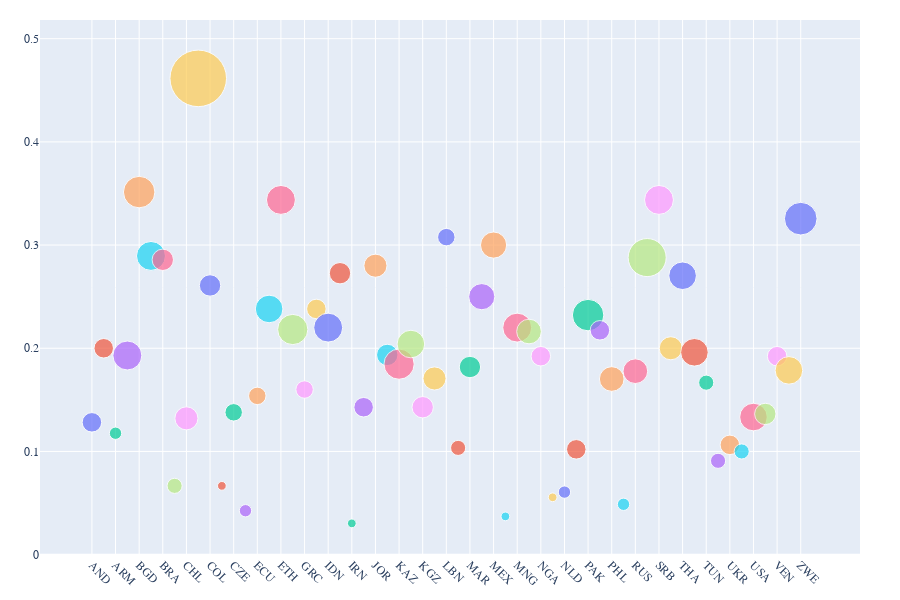

Write notebook code for a chart like this one.
### Code cell
# This script loads model-predicted Q152 response labels, aggregates them by country, and computes
# the proportion of sentences classified as Q152_1 for each country. It then visualizes these
# proportions using a scatter plot with point sizes scaled by sentence counts and saves the figure.

%run plot_q152_1_pred_proportions.py

### Figure 1 — Plotly figure (JSON) as saved in the notebook; plotly's stock layout.template omitted (floating-point values rounded to 4 significant figures)
{"data": [{"hovertemplate": "<b>%{hovertext}</b><br><br>Country=%{x}<br>=%{y}<br>Sentence Count=%{marker.size}<extra></extra>", "hovertext": ["AND"], "legendgroup": "AND", "marker": {"color": "#636efa", "size": [5], "sizemode": "area", "sizeref": 0.02625, "symbol": "circle"}, "mode": "markers", "name": "AND", "orientation": "v", "showlegend": true, "type": "scatter", "x": ["AND"], "xaxis": "x", "y": [0.1282], "yaxis": "y"}, {"hovertemplate": "<b>%{hovertext}</b><br><br>Country=%{x}<br>=%{y}<br>Sentence Count=%{marker.size}<extra></extra>", "hovertext": ["ARG"], "legendgroup": "ARG", "marker": {"color": "#EF553B", "size": [5], "sizemode": "area", "sizeref": 0.02625, "symbol": "circle"}, "mode": "markers", "name": "ARG", "orientation": "v", "showlegend": true, "type": "scatter", "x": ["ARG"], "xaxis": "x", "y": [0.2], "yaxis": "y"}, {"hovertemplate": "<b>%{hovertext}</b><br><br>Country=%{x}<br>=%{y}<br>Sentence Count=%{marker.size}<extra></extra>", "hovertext": ["ARM"], "legendgroup": "ARM", "marker": {"color": "#00cc96", "size": [2], "sizemode": "area", "sizeref": 0.02625, "symbol": "circle"}, "mode": "markers", "name": "ARM", "orientation": "v", "showlegend": true, "type": "scatter", "x": ["ARM"], "xaxis": "x", "y": [0.1176], "yaxis": "y"}, {"hovertemplate": "<b>%{hovertext}</b><br><br>Country=%{x}<br>=%{y}<br>Sentence Count=%{marker.size}<extra></extra>", "hovertext": ["AUS"], "legendgroup": "AUS", "marker": {"color": "#ab63fa", "size": [11], "sizemode": "area", "sizeref": 0.02625, "symbol": "circle"}, "mode": "markers", "name": "AUS", "orientation": "v", "showlegend": true, "type": "scatter", "x": ["AUS"], "xaxis": "x", "y": [0.193], "yaxis": "y"}, {"hovertemplate": "<b>%{hovertext}</b><br><br>Country=%{x}<br>=%{y}<br>Sentence Count=%{marker.size}<extra></extra>", "hovertext": ["BGD"], "legendgroup": "BGD", "marker": {"color": "#FFA15A", "size": [13], "sizemode": "area", "sizeref": 0.02625, "symbol": "circle"}, "mode": "markers", "name": "BGD", "orientation": "v", "showlegend": true, "type": "scatter", "x": ["BGD"], "xaxis": "x", "y": [0.3514], "yaxis": "y"}, {"hovertemplate": "<b>%{hovertext}</b><br><br>Country=%{x}<br>=%{y}<br>Sentence Count=%{marker.size}<extra></extra>", "hovertext": ["BOL"], "legendgroup": "BOL", "marker": {"color": "#19d3f3", "size": [11], "sizemode": "area", "sizeref": 0.02625, "symbol": "circle"}, "mode": "markers", "name": "BOL", "orientation": "v", "showlegend": true, "type": "scatter", "x": ["BOL"], "xaxis": "x", "y": [0.2895], "yaxis": "y"}, {"hovertemplate": "<b>%{hovertext}</b><br><br>Country=%{x}<br>=%{y}<br>Sentence Count=%{marker.size}<extra></extra>", "hovertext": ["BRA"], "legendgroup": "BRA", "marker": {"color": "#FF6692", "size": [6], "sizemode": "area", "sizeref": 0.02625, "symbol": "circle"}, "mode": "markers", "name": "BRA", "orientation": "v", "showlegend": true, "type": "scatter", "x": ["BRA"], "xaxis": "x", "y": [0.2857], "yaxis": "y"}, {"hovertemplate": "<b>%{hovertext}</b><br><br>Country=%{x}<br>=%{y}<br>Sentence Count=%{marker.size}<extra></extra>", "hovertext": ["CAN"], "legendgroup": "CAN", "marker": {"color": "#B6E880", "size": [3], "sizemode": "area", "sizeref": 0.02625, "symbol": "circle"}, "mode": "markers", "name": "CAN", "orientation": "v", "showlegend": true, "type": "scatter", "x": ["CAN"], "xaxis": "x", "y": [0.06667], "yaxis": "y"}, {"hovertemplate": "<b>%{hovertext}</b><br><br>Country=%{x}<br>=%{y}<br>Sentence Count=%{marker.size}<extra></extra>", "hovertext": ["CHL"], "legendgroup": "CHL", "marker": {"color": "#FF97FF", "size": [7], "sizemode": "area", "sizeref": 0.02625, "symbol": "circle"}, "mode": "markers", "name": "CHL", "orientation": "v", "showlegend": true, "type": "scatter", "x": ["CHL"], "xaxis": "x", "y": [0.1321], "yaxis": "y"}, {"hovertemplate": "<b>%{hovertext}</b><br><br>Country=%{x}<br>=%{y}<br>Sentence Count=%{marker.size}<extra></extra>", "hovertext": ["CHN"], "legendgroup": "CHN", "marker": {"color": "#FECB52", "size": [42], "sizemode": "area", "sizeref": 0.02625, "symbol": "circle"}, "mode": "markers", "name": "CHN", "orientation": "v", "showlegend": true, "type": "scatter", "x": ["CHN"], "xaxis": "x", "y": [0.4615], "yaxis": "y"}, {"hovertemplate": "<b>%{hovertext}</b><br><br>Country=%{x}<br>=%{y}<br>Sentence Count=%{marker.size}<extra></extra>", "hovertext": ["COL"], "legendgroup": "COL", "marker": {"color": "#636efa", "size": [6], "sizemode": "area", "sizeref": 0.02625, "symbol": "circle"}, "mode": "markers", "name": "COL", "orientation": "v", "showlegend": true, "type": "scatter", "x": ["COL"], "xaxis": "x", "y": [0.2609], "yaxis": "y"}, {"hovertemplate": "<b>%{hovertext}</b><br><br>Country=%{x}<br>=%{y}<br>Sentence Count=%{marker.size}<extra></extra>", "hovertext": ["CYP"], "legendgroup": "CYP", "marker": {"color": "#EF553B", "size": [1], "sizemode": "area", "sizeref": 0.02625, "symbol": "circle"}, "mode": "markers", "name": "CYP", "orientation": "v", "showlegend": true, "type": "scatter", "x": ["CYP"], "xaxis": "x", "y": [0.06667], "yaxis": "y"}, {"hovertemplate": "<b>%{hovertext}</b><br><br>Country=%{x}<br>=%{y}<br>Sentence Count=%{marker.size}<extra></extra>", "hovertext": ["CZE"], "legendgroup": "CZE", "marker": {"color": "#00cc96", "size": [4], "sizemode": "area", "sizeref": 0.02625, "symbol": "circle"}, "mode": "markers", "name": "CZE", "orientation": "v", "showlegend": true, "type": "scatter", "x": ["CZE"], "xaxis": "x", "y": [0.1379], "yaxis": "y"}, {"hovertemplate": "<b>%{hovertext}</b><br><br>Country=%{x}<br>=%{y}<br>Sentence Count=%{marker.size}<extra></extra>", "hovertext": ["DEU"], "legendgroup": "DEU", "marker": {"color": "#ab63fa", "size": [2], "sizemode": "area", "sizeref": 0.02625, "symbol": "circle"}, "mode": "markers", "name": "DEU", "orientation": "v", "showlegend": true, "type": "scatter", "x": ["DEU"], "xaxis": "x", "y": [0.04255], "yaxis": "y"}, {"hovertemplate": "<b>%{hovertext}</b><br><br>Country=%{x}<br>=%{y}<br>Sentence Count=%{marker.size}<extra></extra>", "hovertext": ["ECU"], "legendgroup": "ECU", "marker": {"color": "#FFA15A", "size": [4], "sizemode": "area", "sizeref": 0.02625, "symbol": "circle"}, "mode": "markers", "name": "ECU", "orientation": "v", "showlegend": true, "type": "scatter", "x": ["ECU"], "xaxis": "x", "y": [0.1538], "yaxis": "y"}, {"hovertemplate": "<b>%{hovertext}</b><br><br>Country=%{x}<br>=%{y}<br>Sentence Count=%{marker.size}<extra></extra>", "hovertext": ["EGY"], "legendgroup": "EGY", "marker": {"color": "#19d3f3", "size": [10], "sizemode": "area", "sizeref": 0.02625, "symbol": "circle"}, "mode": "markers", "name": "EGY", "orientation": "v", "showlegend": true, "type": "scatter", "x": ["EGY"], "xaxis": "x", "y": [0.2381], "yaxis": "y"}, {"hovertemplate": "<b>%{hovertext}</b><br><br>Country=%{x}<br>=%{y}<br>Sentence Count=%{marker.size}<extra></extra>", "hovertext": ["ETH"], "legendgroup": "ETH", "marker": {"color": "#FF6692", "size": [11], "sizemode": "area", "sizeref": 0.02625, "symbol": "circle"}, "mode": "markers", "name": "ETH", "orientation": "v", "showlegend": true, "type": "scatter", "x": ["ETH"], "xaxis": "x", "y": [0.3438], "yaxis": "y"}, {"hovertemplate": "<b>%{hovertext}</b><br><br>Country=%{x}<br>=%{y}<br>Sentence Count=%{marker.size}<extra></extra>", "hovertext": ["GBR"], "legendgroup": "GBR", "marker": {"color": "#B6E880", "size": [12], "sizemode": "area", "sizeref": 0.02625, "symbol": "circle"}, "mode": "markers", "name": "GBR", "orientation": "v", "showlegend": true, "type": "scatter", "x": ["GBR"], "xaxis": "x", "y": [0.2182], "yaxis": "y"}, {"hovertemplate": "<b>%{hovertext}</b><br><br>Country=%{x}<br>=%{y}<br>Sentence Count=%{marker.size}<extra></extra>", "hovertext": ["GRC"], "legendgroup": "GRC", "marker": {"color": "#FF97FF", "size": [4], "sizemode": "area", "sizeref": 0.02625, "symbol": "circle"}, "mode": "markers", "name": "GRC", "orientation": "v", "showlegend": true, "type": "scatter", "x": ["GRC"], "xaxis": "x", "y": [0.16], "yaxis": "y"}, {"hovertemplate": "<b>%{hovertext}</b><br><br>Country=%{x}<br>=%{y}<br>Sentence Count=%{marker.size}<extra></extra>", "hovertext": ["GTM"], "legendgroup": "GTM", "marker": {"color": "#FECB52", "size": [5], "sizemode": "area", "sizeref": 0.02625, "symbol": "circle"}, "mode": "markers", "name": "GTM", "orientation": "v", "showlegend": true, "type": "scatter", "x": ["GTM"], "xaxis": "x", "y": [0.2381], "yaxis": "y"}, {"hovertemplate": "<b>%{hovertext}</b><br><br>Country=%{x}<br>=%{y}<br>Sentence Count=%{marker.size}<extra></extra>", "hovertext": ["IDN"], "legendgroup": "IDN", "marker": {"color": "#636efa", "size": [11], "sizemode": "area", "sizeref": 0.02625, "symbol": "circle"}, "mode": "markers", "name": "IDN", "orientation": "v", "showlegend": true, "type": "scatter", "x": ["IDN"], "xaxis": "x", "y": [0.22], "yaxis": "y"}, {"hovertemplate": "<b>%{hovertext}</b><br><br>Country=%{x}<br>=%{y}<br>Sentence Count=%{marker.size}<extra></extra>", "hovertext": ["IND"], "legendgroup": "IND", "marker": {"color": "#EF553B", "size": [6], "sizemode": "area", "sizeref": 0.02625, "symbol": "circle"}, "mode": "markers", "name": "IND", "orientation": "v", "showlegend": true, "type": "scatter", "x": ["IND"], "xaxis": "x", "y": [0.2727], "yaxis": "y"}, {"hovertemplate": "<b>%{hovertext}</b><br><br>Country=%{x}<br>=%{y}<br>Sentence Count=%{marker.size}<extra></extra>", "hovertext": ["IRN"], "legendgroup": "IRN", "marker": {"color": "#00cc96", "size": [1], "sizemode": "area", "sizeref": 0.02625, "symbol": "circle"}, "mode": "markers", "name": "IRN", "orientation": "v", "showlegend": true, "type": "scatter", "x": ["IRN"], "xaxis": "x", "y": [0.0303], "yaxis": "y"}, {"hovertemplate": "<b>%{hovertext}</b><br><br>Country=%{x}<br>=%{y}<br>Sentence Count=%{marker.size}<extra></extra>", "hovertext": ["IRQ"], "legendgroup": "IRQ", "marker": {"color": "#ab63fa", "size": [5], "sizemode": "area", "sizeref": 0.02625, "symbol": "circle"}, "mode": "markers", "name": "IRQ", "orientation": "v", "showlegend": true, "type": "scatter", "x": ["IRQ"], "xaxis": "x", "y": [0.1429], "yaxis": "y"}, {"hovertemplate": "<b>%{hovertext}</b><br><br>Country=%{x}<br>=%{y}<br>Sentence Count=%{marker.size}<extra></extra>", "hovertext": ["JOR"], "legendgroup": "JOR", "marker": {"color": "#FFA15A", "size": [7], "sizemode": "area", "sizeref": 0.02625, "symbol": "circle"}, "mode": "markers", "name": "JOR", "orientation": "v", "showlegend": true, "type": "scatter", "x": ["JOR"], "xaxis": "x", "y": [0.28], "yaxis": "y"}, {"hovertemplate": "<b>%{hovertext}</b><br><br>Country=%{x}<br>=%{y}<br>Sentence Count=%{marker.size}<extra></extra>", "hovertext": ["JPN"], "legendgroup": "JPN", "marker": {"color": "#19d3f3", "size": [6], "sizemode": "area", "sizeref": 0.02625, "symbol": "circle"}, "mode": "markers", "name": "JPN", "orientation": "v", "showlegend": true, "type": "scatter", "x": ["JPN"], "xaxis": "x", "y": [0.1935], "yaxis": "y"}, {"hovertemplate": "<b>%{hovertext}</b><br><br>Country=%{x}<br>=%{y}<br>Sentence Count=%{marker.size}<extra></extra>", "hovertext": ["KAZ"], "legendgroup": "KAZ", "marker": {"color": "#FF6692", "size": [12], "sizemode": "area", "sizeref": 0.02625, "symbol": "circle"}, "mode": "markers", "name": "KAZ", "orientation": "v", "showlegend": true, "type": "scatter", "x": ["KAZ"], "xaxis": "x", "y": [0.1846], "yaxis": "y"}, {"hovertemplate": "<b>%{hovertext}</b><br><br>Country=%{x}<br>=%{y}<br>Sentence Count=%{marker.size}<extra></extra>", "hovertext": ["KEN"], "legendgroup": "KEN", "marker": {"color": "#B6E880", "size": [10], "sizemode": "area", "sizeref": 0.02625, "symbol": "circle"}, "mode": "markers", "name": "KEN", "orientation": "v", "showlegend": true, "type": "scatter", "x": ["KEN"], "xaxis": "x", "y": [0.2041], "yaxis": "y"}, {"hovertemplate": "<b>%{hovertext}</b><br><br>Country=%{x}<br>=%{y}<br>Sentence Count=%{marker.size}<extra></extra>", "hovertext": ["KGZ"], "legendgroup": "KGZ", "marker": {"color": "#FF97FF", "size": [6], "sizemode": "area", "sizeref": 0.02625, "symbol": "circle"}, "mode": "markers", "name": "KGZ", "orientation": "v", "showlegend": true, "type": "scatter", "x": ["KGZ"], "xaxis": "x", "y": [0.1429], "yaxis": "y"}, {"hovertemplate": "<b>%{hovertext}</b><br><br>Country=%{x}<br>=%{y}<br>Sentence Count=%{marker.size}<extra></extra>", "hovertext": ["KOR"], "legendgroup": "KOR", "marker": {"color": "#FECB52", "size": [7], "sizemode": "area", "sizeref": 0.02625, "symbol": "circle"}, "mode": "markers", "name": "KOR", "orientation": "v", "showlegend": true, "type": "scatter", "x": ["KOR"], "xaxis": "x", "y": [0.1707], "yaxis": "y"}, {"hovertemplate": "<b>%{hovertext}</b><br><br>Country=%{x}<br>=%{y}<br>Sentence Count=%{marker.size}<extra></extra>", "hovertext": ["LBN"], "legendgroup": "LBN", "marker": {"color": "#636efa", "size": [4], "sizemode": "area", "sizeref": 0.02625, "symbol": "circle"}, "mode": "markers", "name": "LBN", "orientation": "v", "showlegend": true, "type": "scatter", "x": ["LBN"], "xaxis": "x", "y": [0.3077], "yaxis": "y"}, {"hovertemplate": "<b>%{hovertext}</b><br><br>Country=%{x}<br>=%{y}<br>Sentence Count=%{marker.size}<extra></extra>", "hovertext": ["LBY"], "legendgroup": "LBY", "marker": {"color": "#EF553B", "size": [3], "sizemode": "area", "sizeref": 0.02625, "symbol": "circle"}, "mode": "markers", "name": "LBY", "orientation": "v", "showlegend": true, "type": "scatter", "x": ["LBY"], "xaxis": "x", "y": [0.1034], "yaxis": "y"}, {"hovertemplate": "<b>%{hovertext}</b><br><br>Country=%{x}<br>=%{y}<br>Sentence Count=%{marker.size}<extra></extra>", "hovertext": ["MAR"], "legendgroup": "MAR", "marker": {"color": "#00cc96", "size": [6], "sizemode": "area", "sizeref": 0.02625, "symbol": "circle"}, "mode": "markers", "name": "MAR", "orientation": "v", "showlegend": true, "type": "scatter", "x": ["MAR"], "xaxis": "x", "y": [0.1818], "yaxis": "y"}, {"hovertemplate": "<b>%{hovertext}</b><br><br>Country=%{x}<br>=%{y}<br>Sentence Count=%{marker.size}<extra></extra>", "hovertext": ["MDV"], "legendgroup": "MDV", "marker": {"color": "#ab63fa", "size": [9], "sizemode": "area", "sizeref": 0.02625, "symbol": "circle"}, "mode": "markers", "name": "MDV", "orientation": "v", "showlegend": true, "type": "scatter", "x": ["MDV"], "xaxis": "x", "y": [0.25], "yaxis": "y"}, {"hovertemplate": "<b>%{hovertext}</b><br><br>Country=%{x}<br>=%{y}<br>Sentence Count=%{marker.size}<extra></extra>", "hovertext": ["MEX"], "legendgroup": "MEX", "marker": {"color": "#FFA15A", "size": [9], "sizemode": "area", "sizeref": 0.02625, "symbol": "circle"}, "mode": "markers", "name": "MEX", "orientation": "v", "showlegend": true, "type": "scatter", "x": ["MEX"], "xaxis": "x", "y": [0.3], "yaxis": "y"}, {"hovertemplate": "<b>%{hovertext}</b><br><br>Country=%{x}<br>=%{y}<br>Sentence Count=%{marker.size}<extra></extra>", "hovertext": ["MMR"], "legendgroup": "MMR", "marker": {"color": "#19d3f3", "size": [1], "sizemode": "area", "sizeref": 0.02625, "symbol": "circle"}, "mode": "markers", "name": "MMR", "orientation": "v", "showlegend": true, "type": "scatter", "x": ["MMR"], "xaxis": "x", "y": [0.03704], "yaxis": "y"}, {"hovertemplate": "<b>%{hovertext}</b><br><br>Country=%{x}<br>=%{y}<br>Sentence Count=%{marker.size}<extra></extra>", "hovertext": ["MNG"], "legendgroup": "MNG", "marker": {"color": "#FF6692", "size": [11], "sizemode": "area", "sizeref": 0.02625, "symbol": "circle"}, "mode": "markers", "name": "MNG", "orientation": "v", "showlegend": true, "type": "scatter", "x": ["MNG"], "xaxis": "x", "y": [0.22], "yaxis": "y"}, {"hovertemplate": "<b>%{hovertext}</b><br><br>Country=%{x}<br>=%{y}<br>Sentence Count=%{marker.size}<extra></extra>", "hovertext": ["MYS"], "legendgroup": "MYS", "marker": {"color": "#B6E880", "size": [8], "sizemode": "area", "sizeref": 0.02625, "symbol": "circle"}, "mode": "markers", "name": "MYS", "orientation": "v", "showlegend": true, "type": "scatter", "x": ["MYS"], "xaxis": "x", "y": [0.2162], "yaxis": "y"}, {"hovertemplate": "<b>%{hovertext}</b><br><br>Country=%{x}<br>=%{y}<br>Sentence Count=%{marker.size}<extra></extra>", "hovertext": ["NGA"], "legendgroup": "NGA", "marker": {"color": "#FF97FF", "size": [5], "sizemode": "area", "sizeref": 0.02625, "symbol": "circle"}, "mode": "markers", "name": "NGA", "orientation": "v", "showlegend": true, "type": "scatter", "x": ["NGA"], "xaxis": "x", "y": [0.1923], "yaxis": "y"}, {"hovertemplate": "<b>%{hovertext}</b><br><br>Country=%{x}<br>=%{y}<br>Sentence Count=%{marker.size}<extra></extra>", "hovertext": ["NIC"], "legendgroup": "NIC", "marker": {"color": "#FECB52", "size": [1], "sizemode": "area", "sizeref": 0.02625, "symbol": "circle"}, "mode": "markers", "name": "NIC", "orientation": "v", "showlegend": true, "type": "scatter", "x": ["NIC"], "xaxis": "x", "y": [0.05556], "yaxis": "y"}, {"hovertemplate": "<b>%{hovertext}</b><br><br>Country=%{x}<br>=%{y}<br>Sentence Count=%{marker.size}<extra></extra>", "hovertext": ["NLD"], "legendgroup": "NLD", "marker": {"color": "#636efa", "size": [2], "sizemode": "area", "sizeref": 0.02625, "symbol": "circle"}, "mode": "markers", "name": "NLD", "orientation": "v", "showlegend": true, "type": "scatter", "x": ["NLD"], "xaxis": "x", "y": [0.06061], "yaxis": "y"}, {"hovertemplate": "<b>%{hovertext}</b><br><br>Country=%{x}<br>=%{y}<br>Sentence Count=%{marker.size}<extra></extra>", "hovertext": ["NZL"], "legendgroup": "NZL", "marker": {"color": "#EF553B", "size": [5], "sizemode": "area", "sizeref": 0.02625, "symbol": "circle"}, "mode": "markers", "name": "NZL", "orientation": "v", "showlegend": true, "type": "scatter", "x": ["NZL"], "xaxis": "x", "y": [0.102], "yaxis": "y"}, {"hovertemplate": "<b>%{hovertext}</b><br><br>Country=%{x}<br>=%{y}<br>Sentence Count=%{marker.size}<extra></extra>", "hovertext": ["PAK"], "legendgroup": "PAK", "marker": {"color": "#00cc96", "size": [13], "sizemode": "area", "sizeref": 0.02625, "symbol": "circle"}, "mode": "markers", "name": "PAK", "orientation": "v", "showlegend": true, "type": "scatter", "x": ["PAK"], "xaxis": "x", "y": [0.2321], "yaxis": "y"}, {"hovertemplate": "<b>%{hovertext}</b><br><br>Country=%{x}<br>=%{y}<br>Sentence Count=%{marker.size}<extra></extra>", "hovertext": ["PER"], "legendgroup": "PER", "marker": {"color": "#ab63fa", "size": [5], "sizemode": "area", "sizeref": 0.02625, "symbol": "circle"}, "mode": "markers", "name": "PER", "orientation": "v", "showlegend": true, "type": "scatter", "x": ["PER"], "xaxis": "x", "y": [0.2174], "yaxis": "y"}, {"hovertemplate": "<b>%{hovertext}</b><br><br>Country=%{x}<br>=%{y}<br>Sentence Count=%{marker.size}<extra></extra>", "hovertext": ["PHL"], "legendgroup": "PHL", "marker": {"color": "#FFA15A", "size": [8], "sizemode": "area", "sizeref": 0.02625, "symbol": "circle"}, "mode": "markers", "name": "PHL", "orientation": "v", "showlegend": true, "type": "scatter", "x": ["PHL"], "xaxis": "x", "y": [0.1702], "yaxis": "y"}, {"hovertemplate": "<b>%{hovertext}</b><br><br>Country=%{x}<br>=%{y}<br>Sentence Count=%{marker.size}<extra></extra>", "hovertext": ["ROU"], "legendgroup": "ROU", "marker": {"color": "#19d3f3", "size": [2], "sizemode": "area", "sizeref": 0.02625, "symbol": "circle"}, "mode": "markers", "name": "ROU", "orientation": "v", "showlegend": true, "type": "scatter", "x": ["ROU"], "xaxis": "x", "y": [0.04878], "yaxis": "y"}, {"hovertemplate": "<b>%{hovertext}</b><br><br>Country=%{x}<br>=%{y}<br>Sentence Count=%{marker.size}<extra></extra>", "hovertext": ["RUS"], "legendgroup": "RUS", "marker": {"color": "#FF6692", "size": [8], "sizemode": "area", "sizeref": 0.02625, "symbol": "circle"}, "mode": "markers", "name": "RUS", "orientation": "v", "showlegend": true, "type": "scatter", "x": ["RUS"], "xaxis": "x", "y": [0.1778], "yaxis": "y"}, {"hovertemplate": "<b>%{hovertext}</b><br><br>Country=%{x}<br>=%{y}<br>Sentence Count=%{marker.size}<extra></extra>", "hovertext": ["SGP"], "legendgroup": "SGP", "marker": {"color": "#B6E880", "size": [19], "sizemode": "area", "sizeref": 0.02625, "symbol": "circle"}, "mode": "markers", "name": "SGP", "orientation": "v", "showlegend": true, "type": "scatter", "x": ["SGP"], "xaxis": "x", "y": [0.2879], "yaxis": "y"}, {"hovertemplate": "<b>%{hovertext}</b><br><br>Country=%{x}<br>=%{y}<br>Sentence Count=%{marker.size}<extra></extra>", "hovertext": ["SRB"], "legendgroup": "SRB", "marker": {"color": "#FF97FF", "size": [11], "sizemode": "area", "sizeref": 0.02625, "symbol": "circle"}, "mode": "markers", "name": "SRB", "orientation": "v", "showlegend": true, "type": "scatter", "x": ["SRB"], "xaxis": "x", "y": [0.3438], "yaxis": "y"}, {"hovertemplate": "<b>%{hovertext}</b><br><br>Country=%{x}<br>=%{y}<br>Sentence Count=%{marker.size}<extra></extra>", "hovertext": ["SVK"], "legendgroup": "SVK", "marker": {"color": "#FECB52", "size": [7], "sizemode": "area", "sizeref": 0.02625, "symbol": "circle"}, "mode": "markers", "name": "SVK", "orientation": "v", "showlegend": true, "type": "scatter", "x": ["SVK"], "xaxis": "x", "y": [0.2], "yaxis": "y"}, {"hovertemplate": "<b>%{hovertext}</b><br><br>Country=%{x}<br>=%{y}<br>Sentence Count=%{marker.size}<extra></extra>", "hovertext": ["THA"], "legendgroup": "THA", "marker": {"color": "#636efa", "size": [10], "sizemode": "area", "sizeref": 0.02625, "symbol": "circle"}, "mode": "markers", "name": "THA", "orientation": "v", "showlegend": true, "type": "scatter", "x": ["THA"], "xaxis": "x", "y": [0.2703], "yaxis": "y"}, {"hovertemplate": "<b>%{hovertext}</b><br><br>Country=%{x}<br>=%{y}<br>Sentence Count=%{marker.size}<extra></extra>", "hovertext": ["TJK"], "legendgroup": "TJK", "marker": {"color": "#EF553B", "size": [10], "sizemode": "area", "sizeref": 0.02625, "symbol": "circle"}, "mode": "markers", "name": "TJK", "orientation": "v", "showlegend": true, "type": "scatter", "x": ["TJK"], "xaxis": "x", "y": [0.1961], "yaxis": "y"}, {"hovertemplate": "<b>%{hovertext}</b><br><br>Country=%{x}<br>=%{y}<br>Sentence Count=%{marker.size}<extra></extra>", "hovertext": ["TUN"], "legendgroup": "TUN", "marker": {"color": "#00cc96", "size": [3], "sizemode": "area", "sizeref": 0.02625, "symbol": "circle"}, "mode": "markers", "name": "TUN", "orientation": "v", "showlegend": true, "type": "scatter", "x": ["TUN"], "xaxis": "x", "y": [0.1667], "yaxis": "y"}, {"hovertemplate": "<b>%{hovertext}</b><br><br>Country=%{x}<br>=%{y}<br>Sentence Count=%{marker.size}<extra></extra>", "hovertext": ["TUR"], "legendgroup": "TUR", "marker": {"color": "#ab63fa", "size": [3], "sizemode": "area", "sizeref": 0.02625, "symbol": "circle"}, "mode": "markers", "name": "TUR", "orientation": "v", "showlegend": true, "type": "scatter", "x": ["TUR"], "xaxis": "x", "y": [0.09091], "yaxis": "y"}, {"hovertemplate": "<b>%{hovertext}</b><br><br>Country=%{x}<br>=%{y}<br>Sentence Count=%{marker.size}<extra></extra>", "hovertext": ["UKR"], "legendgroup": "UKR", "marker": {"color": "#FFA15A", "size": [5], "sizemode": "area", "sizeref": 0.02625, "symbol": "circle"}, "mode": "markers", "name": "UKR", "orientation": "v", "showlegend": true, "type": "scatter", "x": ["UKR"], "xaxis": "x", "y": [0.1064], "yaxis": "y"}, {"hovertemplate": "<b>%{hovertext}</b><br><br>Country=%{x}<br>=%{y}<br>Sentence Count=%{marker.size}<extra></extra>", "hovertext": ["URY"], "legendgroup": "URY", "marker": {"color": "#19d3f3", "size": [3], "sizemode": "area", "sizeref": 0.02625, "symbol": "circle"}, "mode": "markers", "name": "URY", "orientation": "v", "showlegend": true, "type": "scatter", "x": ["URY"], "xaxis": "x", "y": [0.1], "yaxis": "y"}, {"hovertemplate": "<b>%{hovertext}</b><br><br>Country=%{x}<br>=%{y}<br>Sentence Count=%{marker.size}<extra></extra>", "hovertext": ["USA"], "legendgroup": "USA", "marker": {"color": "#FF6692", "size": [10], "sizemode": "area", "sizeref": 0.02625, "symbol": "circle"}, "mode": "markers", "name": "USA", "orientation": "v", "showlegend": true, "type": "scatter", "x": ["USA"], "xaxis": "x", "y": [0.1333], "yaxis": "y"}, {"hovertemplate": "<b>%{hovertext}</b><br><br>Country=%{x}<br>=%{y}<br>Sentence Count=%{marker.size}<extra></extra>", "hovertext": ["UZB"], "legendgroup": "UZB", "marker": {"color": "#B6E880", "size": [6], "sizemode": "area", "sizeref": 0.02625, "symbol": "circle"}, "mode": "markers", "name": "UZB", "orientation": "v", "showlegend": true, "type": "scatter", "x": ["UZB"], "xaxis": "x", "y": [0.1364], "yaxis": "y"}, {"hovertemplate": "<b>%{hovertext}</b><br><br>Country=%{x}<br>=%{y}<br>Sentence Count=%{marker.size}<extra></extra>", "hovertext": ["VEN"], "legendgroup": "VEN", "marker": {"color": "#FF97FF", "size": [5], "sizemode": "area", "sizeref": 0.02625, "symbol": "circle"}, "mode": "markers", "name": "VEN", "orientation": "v", "showlegend": true, "type": "scatter", "x": ["VEN"], "xaxis": "x", "y": [0.1923], "yaxis": "y"}, {"hovertemplate": "<b>%{hovertext}</b><br><br>Country=%{x}<br>=%{y}<br>Sentence Count=%{marker.size}<extra></extra>", "hovertext": ["VNM"], "legendgroup": "VNM", "marker": {"color": "#FECB52", "size": [10], "sizemode": "area", "sizeref": 0.02625, "symbol": "circle"}, "mode": "markers", "name": "VNM", "orientation": "v", "showlegend": true, "type": "scatter", "x": ["VNM"], "xaxis": "x", "y": [0.1786], "yaxis": "y"}, {"hovertemplate": "<b>%{hovertext}</b><br><br>Country=%{x}<br>=%{y}<br>Sentence Count=%{marker.size}<extra></extra>", "hovertext": ["ZWE"], "legendgroup": "ZWE", "marker": {"color": "#636efa", "size": [14], "sizemode": "area", "sizeref": 0.02625, "symbol": "circle"}, "mode": "markers", "name": "ZWE", "orientation": "v", "showlegend": true, "type": "scatter", "x": ["ZWE"], "xaxis": "x", "y": [0.3256], "yaxis": "y"}], "layout": {"font": {"family": "Times New Roman Bold, Times New Roman", "size": 14}, "height": 600, "hoverlabel": {"font": {"family": "Times New Roman Bold, Times New Roman", "size": 12}}, "legend": {"itemsizing": "constant", "title": {"text": "Country"}, "tracegroupgap": 0}, "margin": {"b": 40, "l": 40, "r": 40, "t": 20}, "showlegend": false, "title": {}, "xaxis": {"anchor": "y", "categoryarray": ["AND", "ARG", "ARM", "AUS", "BGD", "BOL", "BRA", "CAN", "CHL", "CHN", "COL", "CYP", "CZE", "DEU", "ECU", "EGY", "ETH", "GBR", "GRC", "GTM", "IDN", "IND", "IRN", "IRQ", "JOR", "JPN", "KAZ", "KEN", "KGZ", "KOR", "LBN", "LBY", "MAR", "MDV", "MEX", "MMR", "MNG", "MYS", "NGA", "NIC", "NLD", "NZL", "PAK", "PER", "PHL", "ROU", "RUS", "SGP", "SRB", "SVK", "THA", "TJK", "TUN", "TUR", "UKR", "URY", "USA", "UZB", "VEN", "VNM", "ZWE"], "categoryorder": "array", "domain": [0, 1], "tickangle": 45, "tickfont": {"family": "Times New Roman Bold, Times New Roman", "size": 12}, "title": {}}, "yaxis": {"anchor": "x", "domain": [0, 1], "tickfont": {"family": "Times New Roman Bold, Times New Roman", "size": 12}, "title": {}}}}
